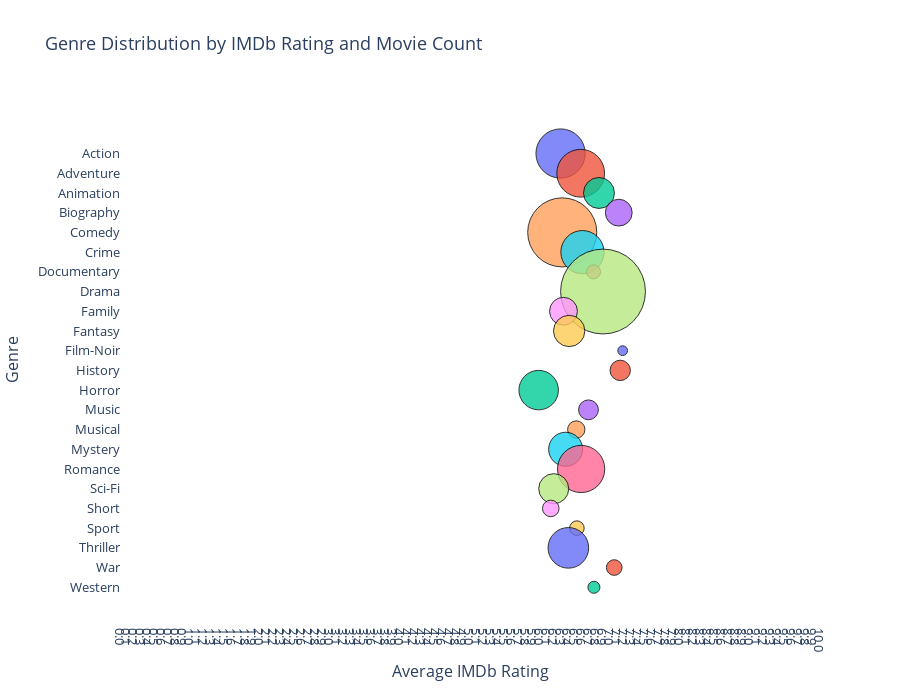

The cell this chart's notebook holds for it:
### Code cell
# ---- BUBBLE CHART FOR GENRE DISTRIBUTION BY IMDB RATING AND MOVIE COUNT ----

# new copy of clean dataframe loaded into new variable
df_bubble2= df2.copy()

# ---- Data Processing ----

# split multi-genre rows
df_bubble2["genre"] = df_bubble2["genre"].str.split(",")
df_bubble2 = df_bubble2.explode("genre")
df_bubble2["genre"] = df_bubble2["genre"].str.strip()

# calculate how many movies fall inot each genre and their avg imdb rating
genre_stats = (
    df_bubble2.groupby("genre")
    .agg(
        count=("imdb_rating", "size"),
        avg_rating=("imdb_rating", "mean")
    )
    .reset_index()
)

# remove genres with very few movies
genre_stats = genre_stats[genre_stats["count"] >= 5]

# add horizontal jitter for readablity
np.random.seed(42)
genre_stats["x_jitter"] = genre_stats["avg_rating"] + np.random.uniform(
    -0.15, 0.15, len(genre_stats)
)

# ---- Visualisation ----

# create bubble plot
fig = px.scatter(
    genre_stats,
    x="x_jitter",
    y="genre",
    size="count",
    color="genre",   # assigns a unique color to each genre
    size_max=60,
    title="Genre Distribution by IMDb Rating and Movie Count",
    labels={
        "x_jitter": "Average IMDb Rating",
        "genre": "Genre",
        "count": "Number of Movies"
    },
    hover_data={
        "avg_rating": ":.2f",
        "count": True,
        "genre": True
    }
)

# ---- Styling ----

fig.update_layout(
    height=700,
    paper_bgcolor="white",
    plot_bgcolor="white",
    font=dict(size=13),
    showlegend=False  # hide legend if too cluttered (many genres)
)

# standard scale across full 0-10 range 
fig.update_xaxes(
    range=[0, 10],
    dtick=0.1,          # shows fine tick spacing like 6.1, 6.2, 6.3, etc.
    tickformat=".1f"   # force one decimal place
)

# improve bubble visibility and separation
fig.update_traces(marker=dict(opacity=0.8, line=dict(width=1, color="black")))

# render the chart
fig.show()

# autoscale the graph after running to get clearest visual

### Figure 1 — Plotly figure (JSON) as saved in the notebook; plotly's stock layout.template omitted (floating-point values rounded to 4 significant figures)
{"data": [{"customdata": [[6.326, 1973.0]], "hovertemplate": "Genre=%{y}<br>Average IMDb Rating=%{x}<br>Number of Movies=%{customdata[1]}<br>avg_rating=%{customdata[0]:.2f}<extra></extra>", "legendgroup": "Action", "marker": {"color": "#636efa", "line": {"color": "black", "width": 1}, "opacity": 0.8, "size": [1973], "sizemode": "area", "sizeref": 1.628, "symbol": "circle"}, "mode": "markers", "name": "Action", "orientation": "h", "showlegend": true, "type": "scatter", "x": [6.289], "xaxis": "x", "y": ["Action"], "yaxis": "y"}, {"customdata": [[6.441, 1857.0]], "hovertemplate": "Genre=%{y}<br>Average IMDb Rating=%{x}<br>Number of Movies=%{customdata[1]}<br>avg_rating=%{customdata[0]:.2f}<extra></extra>", "legendgroup": "Adventure", "marker": {"color": "#EF553B", "line": {"color": "black", "width": 1}, "opacity": 0.8, "size": [1857], "sizemode": "area", "sizeref": 1.628, "symbol": "circle"}, "mode": "markers", "name": "Adventure", "orientation": "h", "showlegend": true, "type": "scatter", "x": [6.576], "xaxis": "x", "y": ["Adventure"], "yaxis": "y"}, {"customdata": [[6.768, 779.0]], "hovertemplate": "Genre=%{y}<br>Average IMDb Rating=%{x}<br>Number of Movies=%{customdata[1]}<br>avg_rating=%{customdata[0]:.2f}<extra></extra>", "legendgroup": "Animation", "marker": {"color": "#00cc96", "line": {"color": "black", "width": 1}, "opacity": 0.8, "size": [779], "sizemode": "area", "sizeref": 1.628, "symbol": "circle"}, "mode": "markers", "name": "Animation", "orientation": "h", "showlegend": true, "type": "scatter", "x": [6.838], "xaxis": "x", "y": ["Animation"], "yaxis": "y"}, {"customdata": [[7.092, 585.0]], "hovertemplate": "Genre=%{y}<br>Average IMDb Rating=%{x}<br>Number of Movies=%{customdata[1]}<br>avg_rating=%{customdata[0]:.2f}<extra></extra>", "legendgroup": "Biography", "marker": {"color": "#ab63fa", "line": {"color": "black", "width": 1}, "opacity": 0.8, "size": [585], "sizemode": "area", "sizeref": 1.628, "symbol": "circle"}, "mode": "markers", "name": "Biography", "orientation": "h", "showlegend": true, "type": "scatter", "x": [7.121], "xaxis": "x", "y": ["Biography"], "yaxis": "y"}, {"customdata": [[6.416, 3885.0]], "hovertemplate": "Genre=%{y}<br>Average IMDb Rating=%{x}<br>Number of Movies=%{customdata[1]}<br>avg_rating=%{customdata[0]:.2f}<extra></extra>", "legendgroup": "Comedy", "marker": {"color": "#FFA15A", "line": {"color": "black", "width": 1}, "opacity": 0.8, "size": [3885], "sizemode": "area", "sizeref": 1.628, "symbol": "circle"}, "mode": "markers", "name": "Comedy", "orientation": "h", "showlegend": true, "type": "scatter", "x": [6.312], "xaxis": "x", "y": ["Comedy"], "yaxis": "y"}, {"customdata": [[6.705, 1514.0]], "hovertemplate": "Genre=%{y}<br>Average IMDb Rating=%{x}<br>Number of Movies=%{customdata[1]}<br>avg_rating=%{customdata[0]:.2f}<extra></extra>", "legendgroup": "Crime", "marker": {"color": "#19d3f3", "line": {"color": "black", "width": 1}, "opacity": 0.8, "size": [1514], "sizemode": "area", "sizeref": 1.628, "symbol": "circle"}, "mode": "markers", "name": "Crime", "orientation": "h", "showlegend": true, "type": "scatter", "x": [6.601], "xaxis": "x", "y": ["Crime"], "yaxis": "y"}, {"customdata": [[6.892, 160.0]], "hovertemplate": "Genre=%{y}<br>Average IMDb Rating=%{x}<br>Number of Movies=%{customdata[1]}<br>avg_rating=%{customdata[0]:.2f}<extra></extra>", "legendgroup": "Documentary", "marker": {"color": "#FF6692", "line": {"color": "black", "width": 1}, "opacity": 0.8, "size": [160], "sizemode": "area", "sizeref": 1.628, "symbol": "circle"}, "mode": "markers", "name": "Documentary", "orientation": "h", "showlegend": true, "type": "scatter", "x": [6.759], "xaxis": "x", "y": ["Documentary"], "yaxis": "y"}, {"customdata": [[6.786, 5860.0]], "hovertemplate": "Genre=%{y}<br>Average IMDb Rating=%{x}<br>Number of Movies=%{customdata[1]}<br>avg_rating=%{customdata[0]:.2f}<extra></extra>", "legendgroup": "Drama", "marker": {"color": "#B6E880", "line": {"color": "black", "width": 1}, "opacity": 0.8, "size": [5860], "sizemode": "area", "sizeref": 1.628, "symbol": "circle"}, "mode": "markers", "name": "Drama", "orientation": "h", "showlegend": true, "type": "scatter", "x": [6.896], "xaxis": "x", "y": ["Drama"], "yaxis": "y"}, {"customdata": [[6.3, 633.0]], "hovertemplate": "Genre=%{y}<br>Average IMDb Rating=%{x}<br>Number of Movies=%{customdata[1]}<br>avg_rating=%{customdata[0]:.2f}<extra></extra>", "legendgroup": "Family", "marker": {"color": "#FF97FF", "line": {"color": "black", "width": 1}, "opacity": 0.8, "size": [633], "sizemode": "area", "sizeref": 1.628, "symbol": "circle"}, "mode": "markers", "name": "Family", "orientation": "h", "showlegend": true, "type": "scatter", "x": [6.33], "xaxis": "x", "y": ["Family"], "yaxis": "y"}, {"customdata": [[6.349, 798.0]], "hovertemplate": "Genre=%{y}<br>Average IMDb Rating=%{x}<br>Number of Movies=%{customdata[1]}<br>avg_rating=%{customdata[0]:.2f}<extra></extra>", "legendgroup": "Fantasy", "marker": {"color": "#FECB52", "line": {"color": "black", "width": 1}, "opacity": 0.8, "size": [798], "sizemode": "area", "sizeref": 1.628, "symbol": "circle"}, "mode": "markers", "name": "Fantasy", "orientation": "h", "showlegend": true, "type": "scatter", "x": [6.412], "xaxis": "x", "y": ["Fantasy"], "yaxis": "y"}, {"customdata": [[7.321, 77.0]], "hovertemplate": "Genre=%{y}<br>Average IMDb Rating=%{x}<br>Number of Movies=%{customdata[1]}<br>avg_rating=%{customdata[0]:.2f}<extra></extra>", "legendgroup": "Film-Noir", "marker": {"color": "#636efa", "line": {"color": "black", "width": 1}, "opacity": 0.8, "size": [77], "sizemode": "area", "sizeref": 1.628, "symbol": "circle"}, "mode": "markers", "name": "Film-Noir", "orientation": "h", "showlegend": true, "type": "scatter", "x": [7.177], "xaxis": "x", "y": ["Film-Noir"], "yaxis": "y"}, {"customdata": [[7.001, 339.0]], "hovertemplate": "Genre=%{y}<br>Average IMDb Rating=%{x}<br>Number of Movies=%{customdata[1]}<br>avg_rating=%{customdata[0]:.2f}<extra></extra>", "legendgroup": "History", "marker": {"color": "#EF553B", "line": {"color": "black", "width": 1}, "opacity": 0.8, "size": [339], "sizemode": "area", "sizeref": 1.628, "symbol": "circle"}, "mode": "markers", "name": "History", "orientation": "h", "showlegend": true, "type": "scatter", "x": [7.142], "xaxis": "x", "y": ["History"], "yaxis": "y"}, {"customdata": [[5.875, 1269.0]], "hovertemplate": "Genre=%{y}<br>Average IMDb Rating=%{x}<br>Number of Movies=%{customdata[1]}<br>avg_rating=%{customdata[0]:.2f}<extra></extra>", "legendgroup": "Horror", "marker": {"color": "#00cc96", "line": {"color": "black", "width": 1}, "opacity": 0.8, "size": [1269], "sizemode": "area", "sizeref": 1.628, "symbol": "circle"}, "mode": "markers", "name": "Horror", "orientation": "h", "showlegend": true, "type": "scatter", "x": [5.975], "xaxis": "x", "y": ["Horror"], "yaxis": "y"}, {"customdata": [[6.774, 320.0]], "hovertemplate": "Genre=%{y}<br>Average IMDb Rating=%{x}<br>Number of Movies=%{customdata[1]}<br>avg_rating=%{customdata[0]:.2f}<extra></extra>", "legendgroup": "Music", "marker": {"color": "#ab63fa", "line": {"color": "black", "width": 1}, "opacity": 0.8, "size": [320], "sizemode": "area", "sizeref": 1.628, "symbol": "circle"}, "mode": "markers", "name": "Music", "orientation": "h", "showlegend": true, "type": "scatter", "x": [6.688], "xaxis": "x", "y": ["Music"], "yaxis": "y"}, {"customdata": [[6.609, 245.0]], "hovertemplate": "Genre=%{y}<br>Average IMDb Rating=%{x}<br>Number of Movies=%{customdata[1]}<br>avg_rating=%{customdata[0]:.2f}<extra></extra>", "legendgroup": "Musical", "marker": {"color": "#FFA15A", "line": {"color": "black", "width": 1}, "opacity": 0.8, "size": [245], "sizemode": "area", "sizeref": 1.628, "symbol": "circle"}, "mode": "markers", "name": "Musical", "orientation": "h", "showlegend": true, "type": "scatter", "x": [6.513], "xaxis": "x", "y": ["Musical"], "yaxis": "y"}, {"customdata": [[6.456, 943.0]], "hovertemplate": "Genre=%{y}<br>Average IMDb Rating=%{x}<br>Number of Movies=%{customdata[1]}<br>avg_rating=%{customdata[0]:.2f}<extra></extra>", "legendgroup": "Mystery", "marker": {"color": "#19d3f3", "line": {"color": "black", "width": 1}, "opacity": 0.8, "size": [943], "sizemode": "area", "sizeref": 1.628, "symbol": "circle"}, "mode": "markers", "name": "Mystery", "orientation": "h", "showlegend": true, "type": "scatter", "x": [6.361], "xaxis": "x", "y": ["Mystery"], "yaxis": "y"}, {"customdata": [[6.641, 1817.0]], "hovertemplate": "Genre=%{y}<br>Average IMDb Rating=%{x}<br>Number of Movies=%{customdata[1]}<br>avg_rating=%{customdata[0]:.2f}<extra></extra>", "legendgroup": "Romance", "marker": {"color": "#FF6692", "line": {"color": "black", "width": 1}, "opacity": 0.8, "size": [1817], "sizemode": "area", "sizeref": 1.628, "symbol": "circle"}, "mode": "markers", "name": "Romance", "orientation": "h", "showlegend": true, "type": "scatter", "x": [6.583], "xaxis": "x", "y": ["Romance"], "yaxis": "y"}, {"customdata": [[6.183, 734.0]], "hovertemplate": "Genre=%{y}<br>Average IMDb Rating=%{x}<br>Number of Movies=%{customdata[1]}<br>avg_rating=%{customdata[0]:.2f}<extra></extra>", "legendgroup": "Sci-Fi", "marker": {"color": "#B6E880", "line": {"color": "black", "width": 1}, "opacity": 0.8, "size": [734], "sizemode": "area", "sizeref": 1.628, "symbol": "circle"}, "mode": "markers", "name": "Sci-Fi", "orientation": "h", "showlegend": true, "type": "scatter", "x": [6.191], "xaxis": "x", "y": ["Sci-Fi"], "yaxis": "y"}, {"customdata": [[6.169, 223.0]], "hovertemplate": "Genre=%{y}<br>Average IMDb Rating=%{x}<br>Number of Movies=%{customdata[1]}<br>avg_rating=%{customdata[0]:.2f}<extra></extra>", "legendgroup": "Short", "marker": {"color": "#FF97FF", "line": {"color": "black", "width": 1}, "opacity": 0.8, "size": [223], "sizemode": "area", "sizeref": 1.628, "symbol": "circle"}, "mode": "markers", "name": "Short", "orientation": "h", "showlegend": true, "type": "scatter", "x": [6.148], "xaxis": "x", "y": ["Short"], "yaxis": "y"}, {"customdata": [[6.585, 172.0]], "hovertemplate": "Genre=%{y}<br>Average IMDb Rating=%{x}<br>Number of Movies=%{customdata[1]}<br>avg_rating=%{customdata[0]:.2f}<extra></extra>", "legendgroup": "Sport", "marker": {"color": "#FECB52", "line": {"color": "black", "width": 1}, "opacity": 0.8, "size": [172], "sizemode": "area", "sizeref": 1.628, "symbol": "circle"}, "mode": "markers", "name": "Sport", "orientation": "h", "showlegend": true, "type": "scatter", "x": [6.522], "xaxis": "x", "y": ["Sport"], "yaxis": "y"}, {"customdata": [[6.366, 1341.0]], "hovertemplate": "Genre=%{y}<br>Average IMDb Rating=%{x}<br>Number of Movies=%{customdata[1]}<br>avg_rating=%{customdata[0]:.2f}<extra></extra>", "legendgroup": "Thriller", "marker": {"color": "#636efa", "line": {"color": "black", "width": 1}, "opacity": 0.8, "size": [1341], "sizemode": "area", "sizeref": 1.628, "symbol": "circle"}, "mode": "markers", "name": "Thriller", "orientation": "h", "showlegend": true, "type": "scatter", "x": [6.4], "xaxis": "x", "y": ["Thriller"], "yaxis": "y"}, {"customdata": [[7.164, 199.0]], "hovertemplate": "Genre=%{y}<br>Average IMDb Rating=%{x}<br>Number of Movies=%{customdata[1]}<br>avg_rating=%{customdata[0]:.2f}<extra></extra>", "legendgroup": "War", "marker": {"color": "#EF553B", "line": {"color": "black", "width": 1}, "opacity": 0.8, "size": [199], "sizemode": "area", "sizeref": 1.628, "symbol": "circle"}, "mode": "markers", "name": "War", "orientation": "h", "showlegend": true, "type": "scatter", "x": [7.056], "xaxis": "x", "y": ["War"], "yaxis": "y"}, {"customdata": [[6.828, 118.0]], "hovertemplate": "Genre=%{y}<br>Average IMDb Rating=%{x}<br>Number of Movies=%{customdata[1]}<br>avg_rating=%{customdata[0]:.2f}<extra></extra>", "legendgroup": "Western", "marker": {"color": "#00cc96", "line": {"color": "black", "width": 1}, "opacity": 0.8, "size": [118], "sizemode": "area", "sizeref": 1.628, "symbol": "circle"}, "mode": "markers", "name": "Western", "orientation": "h", "showlegend": true, "type": "scatter", "x": [6.766], "xaxis": "x", "y": ["Western"], "yaxis": "y"}], "layout": {"font": {"size": 13}, "height": 700, "legend": {"itemsizing": "constant", "title": {"text": "Genre"}, "tracegroupgap": 0}, "paper_bgcolor": "white", "plot_bgcolor": "white", "showlegend": false, "title": {"text": "Genre Distribution by IMDb Rating and Movie Count"}, "xaxis": {"anchor": "y", "domain": [0, 1], "dtick": 0.1, "range": [0, 10], "tickformat": ".1f", "title": {"text": "Average IMDb Rating"}}, "yaxis": {"anchor": "x", "categoryarray": ["Western", "War", "Thriller", "Sport", "Short", "Sci-Fi", "Romance", "Mystery", "Musical", "Music", "Horror", "History", "Film-Noir", "Fantasy", "Family", "Drama", "Documentary", "Crime", "Comedy", "Biography", "Animation", "Adventure", "Action"], "categoryorder": "array", "domain": [0, 1], "title": {"text": "Genre"}}}}
